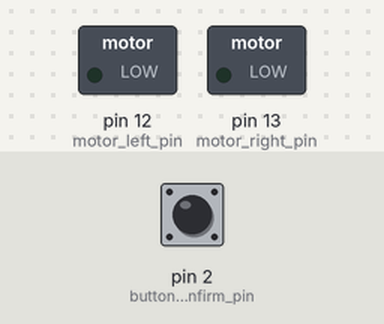
A sketch run on a simulated Arduino Uno, built with avr-gcc and run on an emulated ATmega328P. Parts: switched loads named in the sketch (green lamp = pin HIGH). Inputs (shaded band) come from the test bench; at power-on: pin 2 (button_confirm_pin) HIGH. What the sketch prints to the serial monitor is not drawn.

Above: at 1.2 s.
1.3 s: pin 2 (button_confirm_pin) pulled LOW for 1 s
At 2.1 s:
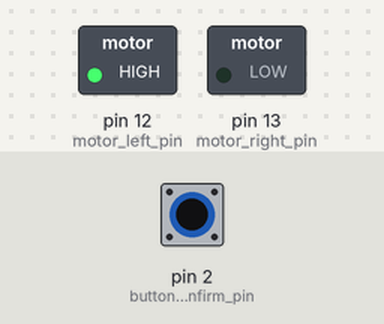
3.8 s: pin 2 (button_confirm_pin) pulled LOW for 3.2 s
At 7.5 s:
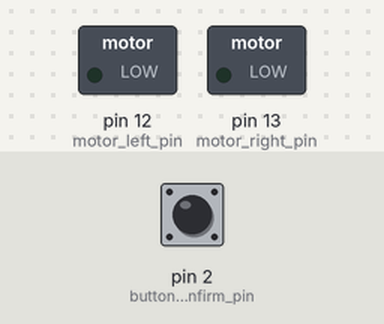
8.5 s: pin 2 (button_confirm_pin) pulsed LOW 2 times (0.12 s each, 0.3 s apart)
At 8.65 s:
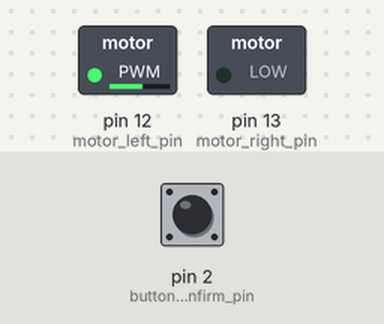
Timing chart, 0 to 11.5 s (numbered marks = the images above; inputs shaded):
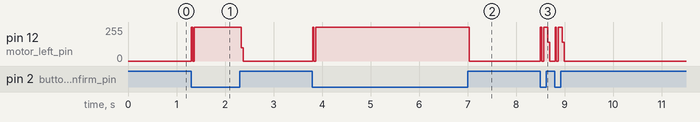

Measured:
- after the input at 1.3 s, pin 12 (motor_left_pin): 0/255 → 255/255 at once, → 0/255 1.0 s later
- after the input at 3.8 s, pin 12 (motor_left_pin): 0/255 → 255/255 at once, → 0/255 3.2 s later

The sketch:

proj_2_h_bridge.ino
```cpp
#include "Arduino.h" // for eclipse

// pins
const int motor_right_pin = 13;
const int motor_left_pin = 12;
const int button_confirm_pin = 2;

int state_button_confirm = 0;

//The setup function is called once at startup of the sketch
void setup()
{
  pinMode(motor_left_pin, OUTPUT);
  pinMode(motor_right_pin, OUTPUT);

  pinMode(button_confirm_pin, INPUT);

  Serial.begin(9600);
}

// The loop function is called in an endless loop
void loop()
{
  if(digitalRead(button_confirm_pin) == LOW)
  {
    digitalWrite(motor_left_pin, HIGH);
    Serial.println("MOTOR ON");
  }

  Serial.println("..");
  digitalWrite(motor_left_pin, LOW);
  digitalWrite(motor_right_pin, LOW);
}
```
